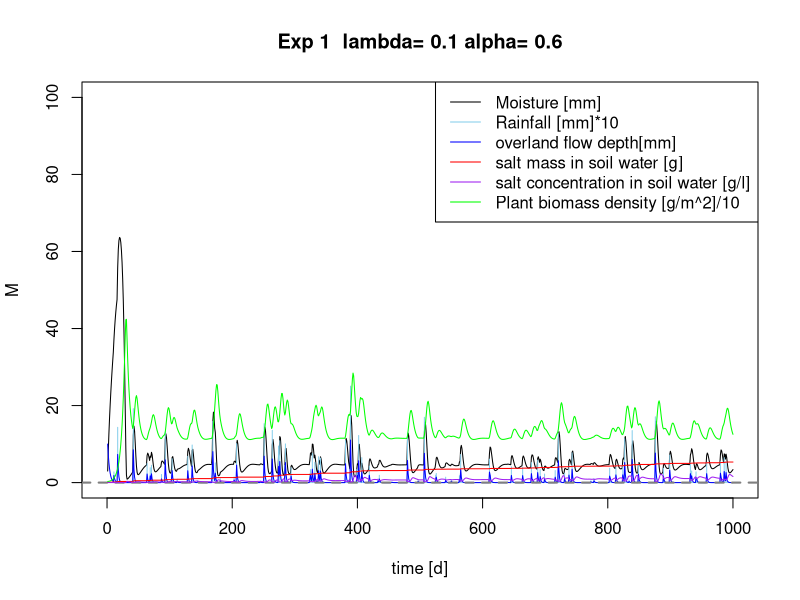
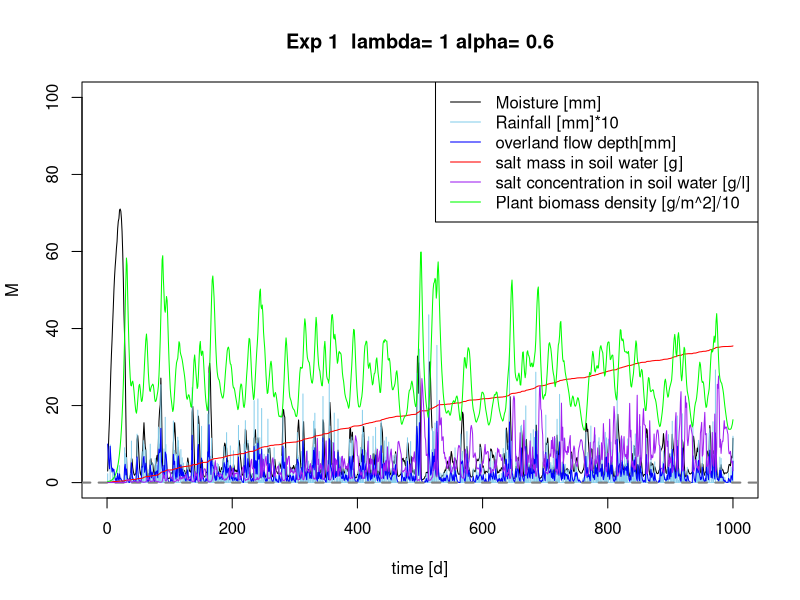
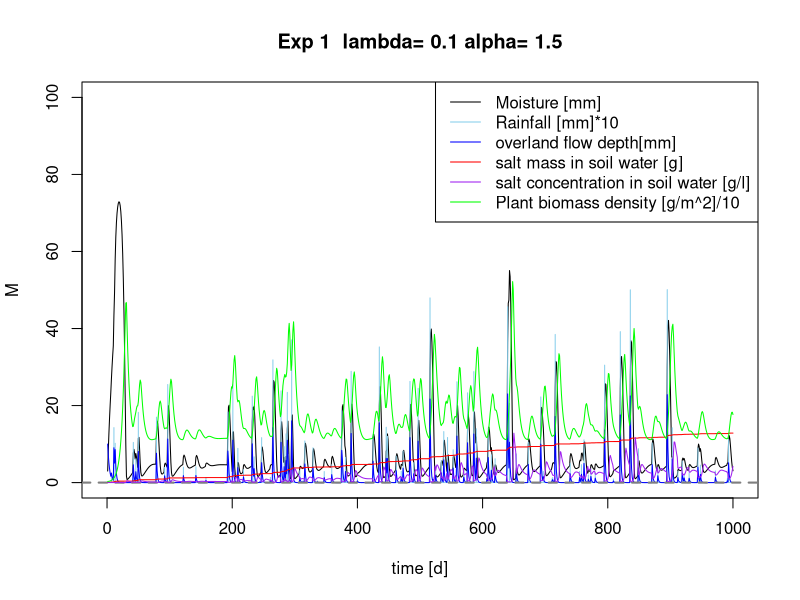
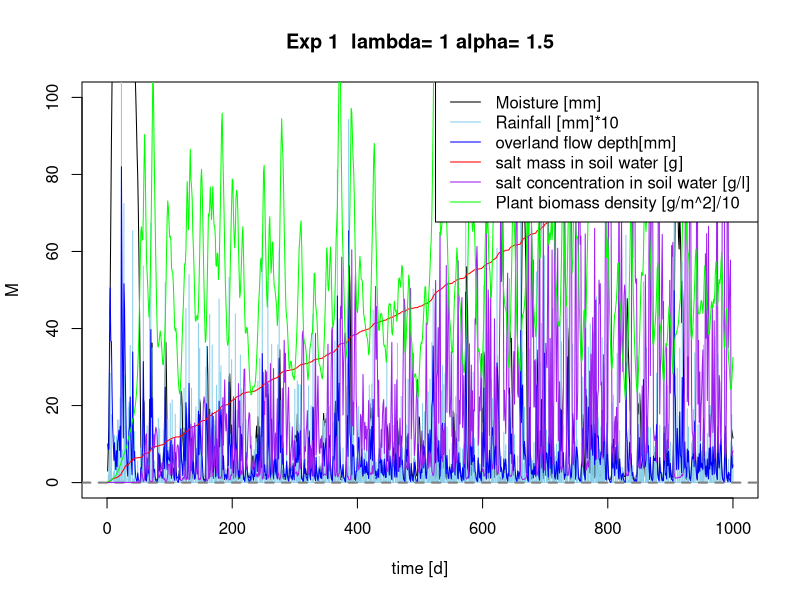
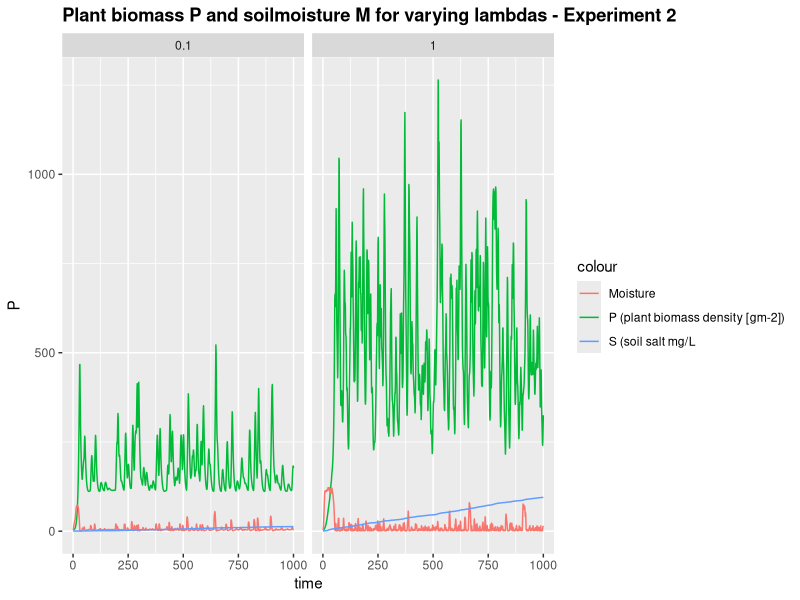
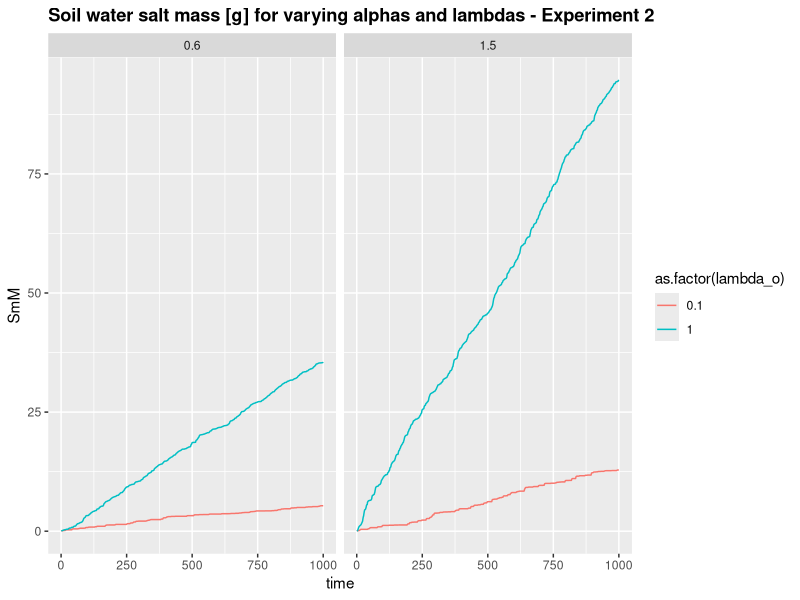
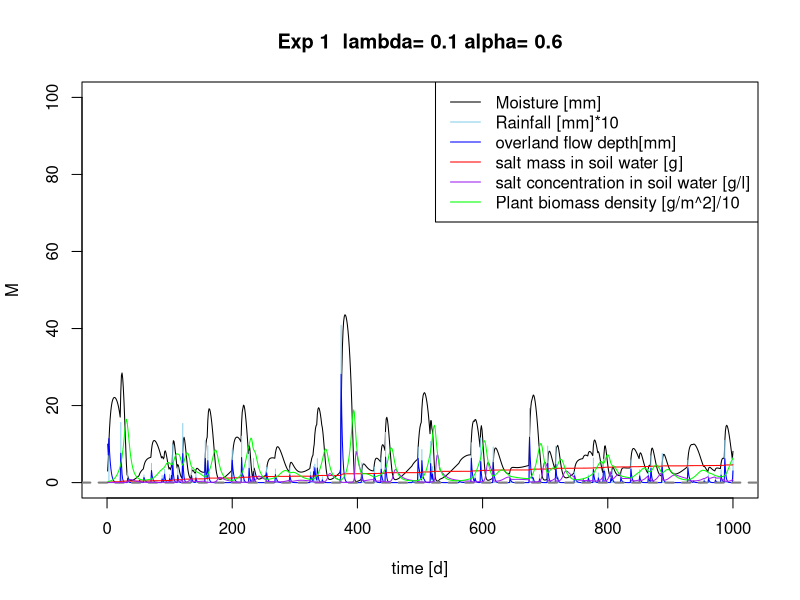
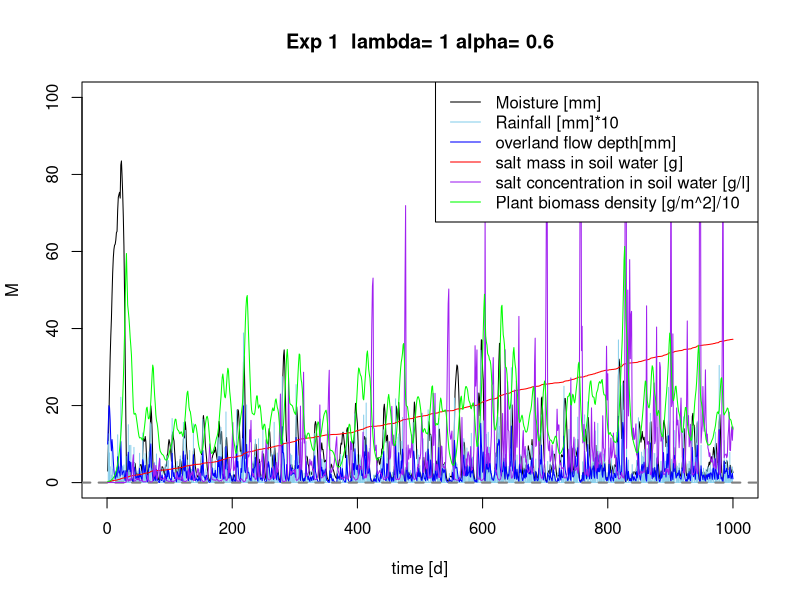

These charts were generated, in order, by the following R code:
## ---- chunk 1

 # Sandy Clay Loam
    n<-0.367 # porosity
    # more soil variables for evaporation & losses
    # Hydraulic conductivity
    K_s<-52.08*10 # mm/day
    # campbell's b
    b<-6.4069 # neurotheta sandy clay loam
    # van Genuchten parameters
#     avg <- 0.0521
#     nvg <- 1.237
    s_fc<-0.2677/n # Field capacity
    # This is the bubbling pressure
    psi_s_bar<--1.2E-3 #
 
   h1bar =  -psi_s_bar 
   hb = psi_s_bar*-10^5
 


  Z =1000 # [cm] actual groundwater depth 

# parameters describing the soil
  soilpar <- list(b = b, n = n, s_fc = s_fc, K_s = K_s, 
                psi_s_bar = psi_s_bar, h1bar = h1bar, hb = hb)
    #................................................
    # Vegetation 1 (Grass)
    # paspalum secateum F-I and R-I, 2004

    Zr = 400 # soil depth (cm)   Also Table 2...Fernandez-Illescas and Rodriguez-Iturbe...2001


 # parameters describing the root zone   
  vegpar <- list(Zr = Zr)


# parameters describing plant dynamics and salt features

  alpha_i=0.5 #maximum infiltration rate per day, http://www.fao.org/docrep/s8684e/s8684e0a.htm
         
  k=12 # Saco et al, 2013
  W0=0.2 # Saco et al, 2013
  gmax=0.05 # Saco et al, 2013
  k1=5 # Saco et al, 2013
  c=10  # Saco et al, 2013
  f= 1  # f is the soil salt leaching efficiency (whether some salt is retained)
  ConcConst = 0.01 # ConcConst is the concentration of the salt in the infiltrating water in g/l
  CM.gw = 0.1 # salt concentration in groundwater
  d=0.24 # fraction of plant mortality
  
  par <- list(alpha_i=alpha_i,k=k, W0=W0, gmax=gmax, k1=k1, c=c, f=f, ConcConst=ConcConst, CM.gw= CM.gw, d=d)
## ---- chunk 2
Infil <- function(h,P, par){
  
  I=par$alpha_i*h*(P+par$k*par$W0)/(P+par$k)
  
  return (I)
}
## ---- chunk 3

WU <- function(M,P,par){ 
# using Svir in here means scaling Svir back to M, easier to do at Svir in balances  
#  WU=par$gmax*((M*(1+Svir))/(((M*(1+Svir))+par$k1)))*P 
  WU=par$gmax*(M/((M+par$k1)))*P 
  
  return(WU)
}
## ---- chunk 4
Precip <- function(time,alpha,lambda,delta) {
  # generate a vector of times between rainfall events > delta
  f_P<-floor(rexp(time,lambda*exp(-delta/alpha))) # vector of times between rainfall occurrences (equation 4 & 8)
  # generate a binary vector from this (impulse function)
  binary.vec <- unlist(lapply(1:time,function(i) c(rep(0,f_P[i]),1)))
  R <- rexp(length(binary.vec),1/alpha)*binary.vec 
  return(R[1:time])
}
## ---- chunk 5
#******************************************
# based on Salvucci, 1993
L_n <- function(M,Z,soilpar,vegpar) {
   Zr <- vegpar$Zr
   hb <- - soilpar$psi_s_bar*10^5 # (mm?)
#    soilpar$s_fc <- (Z/hb)^(-1/soilpar$b)
   
   s=M/(soilpar$n*vegpar$Zr)
  
   psi = hb*s^-soilpar$b
 

   m=2 + 3/soilpar$b

q <-((Z/hb)^(-m)-(psi/hb)^(-m))/(1+(psi/hb)^(-m)+(m-1)*(Z/hb)^(-m))#/(soilpar$n*Zr) # 

# Mass flux

flux <- soilpar$K_s*q


return(flux)
}



## ---- chunk 6

Gr <- function(M,P,par) { 
  
  Gr = par$c*WU(M,P,par)
  
  return(Gr)
}
## ---- chunk 7
Mo <- function(P,M,Svir,par) {
  # needs to be M/Svir because both are "large" numbers
  # you want a number ~1 for multiplication, or <0.1 for addition
  Mo = P*(par$d*(M/Svir))
  
  return(Mo)

}
## ---- chunk 8
balances <- function(Rain, par, plotit=T,
                      soilpar,
                      vegpar){
   

  
# Storage vectors for the daily steps are initialized.

   M <- rep(0,length(Rain)) # soil moisture [mm]
   h <- rep(0,length(Rain)) # infiltration depth [mm]
   P <- rep(0,length(Rain)) #biomass density []
   CM<- rep(0,length(Rain)) # Salt concentration in soil water in g/L or g/mm
   SmI<- rep(0,length(Rain)) # Salt mass in infiltrating water [g]
   SmM <- rep(0,length(Rain)) # Salt mass in soil water [g]
   In <- rep(0,length(Rain)) # infiltration [mm]

   Svir <- rep(0,length(Rain)) # virtual saturation
   flux<- rep(0,length(Rain)) # drainage and capillary rise flux, according to sign



# Initial values to start the simulation.

   
   M[1] <- 3
   h[1] <- 10 
   P[1] <- 3
   CM[1]<- 0
   Svir[1] <- M[1]



# We decided to split the numerical calculations for the daily into 12 substeps.

   deltat <- 12 # split in 12 increments

  
# Storage vectors for the substeps are initialized.

   M_sub <- rep(0,deltat)
   h_sub <- rep(0,deltat)
   I_sub <- rep(0,deltat)
   #Q_sub <- rep(0,deltat)
   WU_sub <-rep(0,deltat) # Water uptake in mm
   P_sub <- rep(0,deltat) 
   Gr_sub <- rep(0,deltat) # Growth of biomass
   Mo_sub<- rep(0,deltat) # Mortality of biomass
   SmI_sub <- rep(0,deltat) 
   SmM_sub<- rep(0,deltat) 
   CM_sub<- rep(0,deltat) 
  Svir_sub <- rep(0,deltat) # virtual saturation

   flux_sub<-rep(0,deltat) # calculates leakage loss without evaporation loss

   U_salt <-rep(0,deltat)
   L_salt <-rep(0,deltat)


  
   timeincr= 1/deltat
   
  for (t in 2:length(Rain)){
    
    for (tt in 1:(deltat-1)) {
      
      h.old <- ifelse(tt==1,h[t-1],h_sub[tt])
      P.old <- ifelse(tt==1,P[t-1],P_sub[tt])
      M.old <- ifelse(tt==1,M[t-1],M_sub[tt])
      SmI.old <-ifelse(tt==1,SmI[t-1],SmI_sub[tt])
      CM.old <-ifelse(tt==1,CM[t-1],CM_sub[tt])
      Svir.old <-ifelse(tt==1,Svir[t-1],Svir_sub[tt])


# Balance for water depth on soil
  h_sub[tt+1] <- h.old + ifelse(tt==1,(10*Rain[t]),0) 
      #- Infil(h.old, P.old,par)*timeincr

  # Infiltration
  par$alpha_i <- ifelse(h_sub[tt+1]<soilpar$K_s*timeincr, 1,
                      (1-(h_sub[tt+1]-soilpar$K_s*timeincr)/h_sub[tt+1]))
  # Calculate infiltration and recalculate h_sub   
  I_sub[tt] <- Infil(h.old, P.old,par)*timeincr
  h_sub[tt+1] <- h_sub[tt+1] - I_sub[tt] 
    
      
# Now do all plant uptake and growth
# water uptake by plants: include infiltration in available water

      WU_sub[tt] <- WU(M=Svir.old,P.old,par)*timeincr 
      
      # growth rate
      Gr_sub[tt] <- Gr(M=Svir.old, P.old,par)*timeincr 
      # Mortality
      Mo_sub[tt]<- Mo(P.old,M=M.old, Svir=Svir.old, par)*timeincr
      # calculate plant biomass balance
      P_sub[tt + 1] <- P.old + Gr_sub[tt]- Mo_sub[tt] 
      
      
# re-calculate water balance
# 2. before leaching
      M_sub[tt + 1] <- M.old + I_sub[tt] - WU_sub[tt] #- L_sub[tt] 

# Calculate salt concentration in the soil

 # 3. calculate leaching and capillary rise amount
  flux_sub[tt+1]<-do.call(L_n,list(M=M_sub[tt+1],Z=Z,soilpar=soilpar,vegpar=vegpar))

# 4. final adjust soil moisture for leaching or capillary rise
 
   M_sub[tt + 1] <-  M_sub[tt + 1] + flux_sub[tt+1]*timeincr


# calculate saltbalance

# Salt leaching
    L_salt[tt+1] <- ifelse(flux_sub[tt+1]<0, par$f*CM_sub[tt+1]*flux_sub[tt+1]*timeincr,0) # leaching of salt

# salt uplfow
    U_salt[tt+1] <- ifelse(flux_sub[tt+1]>0, par$CM.gw*flux_sub[tt+1]*timeincr,0) # rise of salt

# salt mass coming in with infiltration
      SmI_sub[tt+1]<- SmI.old + I_sub[tt]*par$ConcConst 

#salt mass in soil
      SmM_sub[tt+1] <- SmI_sub[tt+1] + U_salt[tt+1] - L_salt[tt+1]

# salt concentration in soil
   CM_sub[tt+1]<- SmM_sub[tt+1]/M_sub[tt+1]
    
# Virtual saturation (Shah et al., 2012), here in [mm] to be in the same unit as M
    Svir_sub[tt + 1]<-soilpar$n*vegpar$Zr*((soilpar$h1bar)^(1/soilpar$b))*
                     ((soilpar$h1bar)*(M_sub[tt + 1]/
                       (soilpar$n*vegpar$Zr))^(-soilpar$b)
                       +(3.6*CM_sub[tt + 1]))^(-1/soilpar$b)

    } 
  
# Aggregating the substep results to daily values.

    P[t] = P_sub[deltat]
    M[t] = M_sub[deltat]
    h[t] = h_sub[deltat]
    CM[t] = CM_sub[deltat]
    SmM[t] = SmM_sub[deltat] 
    SmI[t]=SmI_sub[deltat]
    In[t]= sum(I_sub)
    flux[t] = sum(flux_sub)
    Svir[t] = Svir_sub[deltat]

}


# Plotting
 
if (plotit==T) {  
  plot(M, type="l",ylim=c(0,100),xlim=c(0,time),xlab=("time [d]"), main=paste("Exp 1  lambda=", lambda[j],"alpha=", alpha[i]))
  points(Rain*10, type="h", col="skyblue")
   
    lines(h,type="l", col="blue")
    abline(h=0, col="Gray50",lwd=2,lty=2)

    lines(SmM,type="l", col="red")
    lines(CM,type="l", col="purple")
    lines(P/10,type="l", col="green")

  legend("topright",cex=1, pt.cex=0.4, c("Moisture [mm]","Rainfall [mm]*10","overland flow depth[mm] ","salt mass in soil water [g]", "salt concentration in soil water [g/l]", "Plant biomass density [g/m^2]/10"),
          col=c("black","skyblue","blue","red","purple","green"),lty=1)
 

}

Out <- data.frame(P=P,M=M,h=h, CM=CM, SmM=SmM, In=In, flux=flux, Svir=Svir)
return(Out)
}
## ---- chunk 9
alpha <- c(0.6,1.5) 
lambda <- c(0.1,1)

Store <- list()
sub_store <- list()
time <- 1000
delta <- 0
set.seed(1000)
## ---- chunk 10
#source("Rainfall.R")


for (i in 1:length(alpha)) {
  
for (j in 1:length(lambda)) {
    # generate the rainfall
    Rain <- Precip(time,alpha[i],lambda[j],delta)
    Rainlist <- data.frame(Precip(time,alpha[i],lambda[j],delta)) 
    
    sub_store[[j]] <-data.frame(alpha_o=rep(alpha[i],time),
                                lambda_o=rep(lambda[j],time),
                                balances(Rain,plotit=T, par=par,
                                soilpar, vegpar))
  }
  Store[[i]] <- sub_store
}
## ---- chunk 11
require(ggplot2)
lambda_sum <- do.call(rbind,Store[][[2]])
lambda_sum$time <- rep(1:time,length(lambda))

pl <- ggplot(lambda_sum,aes(x=time,y=P, colour="P (plant biomass density [gm-2])")) + geom_line()
pl  <- pl + geom_line(aes(x=time,y=M, colour="Moisture"))  
pl <- pl +  facet_wrap(~lambda_o)   #, colour=lambda_o (put this in aes-brackets) 
pl  + ggtitle("Plant biomass P and soilmoisture M for varying lambdas - Experiment 2") +  geom_line(aes(x=time, y=SmM, colour= "S (soil salt mg/L")) + theme(plot.title = element_text(lineheight=.8, face="bold"))
## ---- chunk 12
lambda_sum_all <- do.call(rbind,do.call(rbind,Store))
lambda_sum_all$time <- rep(rep(1:time,length(lambda)),length(alpha))


pa <- ggplot(lambda_sum_all,aes(x=time,y=SmM,col=as.factor(lambda_o))) + geom_line(linetype=1) 
# pa <- pa + + scale_color_gradient(low="blue", high="red")
pa <- pa  + facet_wrap(~alpha_o) + ggtitle("Soil water salt mass [g] for varying alphas and lambdas - Experiment 2") + theme(plot.title = element_text(lineheight=.8, face="bold"))
pa  
## ---- chunk 13

Z1P<- lambda_sum$P
Z1M <-lambda_sum$M
Z1SmM<-lambda_sum$SmM
Z1CM<-lambda_sum$CM

## ---- chunk 14
#source("Rainfall.R")

Z = 2500

for (i in 1:length(alpha)) {
  
for (j in 1:length(lambda)) {
    # generate the rainfall
    Rain <- Precip(time,alpha[i],lambda[j],delta)
    Rainlist <- data.frame(Precip(time,alpha[i],lambda[j],delta)) 
    
    sub_store[[j]] <-data.frame(alpha_o=rep(alpha[i],time),
                                lambda_o=rep(lambda[j],time),
                                balances(Rain,plotit=T, par=par,
                                soilpar, vegpar))
  }
  Store[[i]] <- sub_store
}
## ---- chunk 15
require(ggplot2)
lambda_sum <- do.call(rbind,Store[][[2]])
lambda_sum$time <- rep(1:time,length(lambda))

pl <- ggplot(lambda_sum,aes(x=time,y=P, colour="P (plant biomass density [gm-2])")) + geom_line()
pl  <- pl + geom_line(aes(x=time,y=M, colour="Moisture"))  
pl <- pl +  facet_wrap(~lambda_o)   #, colour=lambda_o (put this in aes-brackets) 
pl  + ggtitle("Plant biomass P and soilmoisture M for varying lambdas - Experiment 2") +  geom_line(aes(x=time, y=SmM, colour= "S (soil salt mg/L")) + theme(plot.title = element_text(lineheight=.8, face="bold"))
## ---- chunk 16
lambda_sum_all <- do.call(rbind,do.call(rbind,Store))
lambda_sum_all$time <- rep(rep(1:time,length(lambda)),length(alpha))


pa <- ggplot(lambda_sum_all,aes(x=time,y=SmM,col=as.factor(lambda_o))) + geom_line(linetype=1) 
# pa <- pa + + scale_color_gradient(low="blue", high="red")
pa <- pa  + facet_wrap(~alpha_o) + ggtitle("Soil water salt mass [g] for varying alphas and lambdas - Experiment 2") + theme(plot.title = element_text(lineheight=.8, face="bold"))
pa  
## ---- chunk 17

Z2P<- lambda_sum$P
Z2M <-lambda_sum$M
Z2SmM<-lambda_sum$SmM
Z2CM<-lambda_sum$CM

## ---- chunk 18
#source("Rainfall.R")
Z = 5000

for (i in 1:length(alpha)) {
  
for (j in 1:length(lambda)) {
    # generate the rainfall
    Rain <- Precip(time,alpha[i],lambda[j],delta)
    Rainlist <- data.frame(Precip(time,alpha[i],lambda[j],delta)) 
    
    sub_store[[j]] <-data.frame(alpha_o=rep(alpha[i],time),
                                lambda_o=rep(lambda[j],time),
                                balances(Rain,plotit=T, par=par,
                                soilpar, vegpar))
  }
  Store[[i]] <- sub_store
}
## ---- chunk 19
require(ggplot2)
lambda_sum <- do.call(rbind,Store[][[2]])
lambda_sum$time <- rep(1:time,length(lambda))

pl <- ggplot(lambda_sum,aes(x=time,y=P, colour="P (plant biomass density [gm-2])")) + geom_line()
pl  <- pl + geom_line(aes(x=time,y=M, colour="Moisture"))  
pl <- pl +  facet_wrap(~lambda_o)   #, colour=lambda_o (put this in aes-brackets) 
pl  + ggtitle("Plant biomass P and soilmoisture M for varying lambdas - Experiment 2") +  geom_line(aes(x=time, y=SmM, colour= "S (soil salt mg/L")) + theme(plot.title = element_text(lineheight=.8, face="bold"))
## ---- chunk 20
lambda_sum_all <- do.call(rbind,do.call(rbind,Store))
lambda_sum_all$time <- rep(rep(1:time,length(lambda)),length(alpha))


pa <- ggplot(lambda_sum_all,aes(x=time,y=SmM,col=as.factor(lambda_o))) + geom_line(linetype=1) 
# pa <- pa + + scale_color_gradient(low="blue", high="red")
pa <- pa  + facet_wrap(~alpha_o) + ggtitle("Soil water salt mass [g] for varying alphas and lambdas - Experiment 2") + theme(plot.title = element_text(lineheight=.8, face="bold"))
pa  
## ---- chunk 21

Z3P<- lambda_sum$P
Z3M <-lambda_sum$M
Z3SmM<-lambda_sum$SmM
Z3CM<-lambda_sum$CM

## ---- chunk 22
par(mfrow = c(1,3))
summary(Z1P) # Plant biomass Z=100
summary(Z2P) # Plant biomass Z=250
summary(Z3P) # Plant biomass Z=500

summary(Z1M) # soil moisture Z=100
summary(Z2M) # soil moisture Z=250
summary(Z3M) # soil moisture Z=500

summary(Z1SmM) # soil salt mass Z=100
summary(Z2SmM) # soil salt mass Z=250
summary(Z3SmM) # soil salt mass Z=500

summary(Z1CM) # soil salt concentration Z=100
summary(Z2CM) # soil salt concentration Z=250
summary(Z3CM) # soil salt concentration Z=500
## ---- chunk 23

par(mfrow = c(1,3))
hist(Z1P, breaks=10, main = 'Plant biomass Z=100')
hist(Z2P, breaks=10, main = 'Plant biomass Z=250')
hist(Z3P, breaks=10, main = 'Plant biomass Z=500')

hist(Z1M, breaks=10,main="Soil moisture Z=100")
hist(Z2M, breaks=10,main="Soil moisture Z=250")
hist(Z3M, breaks=10,main="Soil moisture Z=500")

hist(Z1SmM, breaks=10,main="soil salt mass Z=100")
hist(Z2SmM, breaks=10,main="soil salt mass Z=250")
hist(Z3SmM, breaks=10,main="soil salt mass Z=500")


hist(Z1CM, breaks=10, main="Salt concentration in soil Z=100")
hist(Z2CM, breaks=10, main="Salt concentration in soil Z=250")
hist(Z3CM, breaks=10, main="Salt concentration in soil Z=500")

## ---- chunk 24
wilcox.test(Z1M,Z2M) # soil moisture
wilcox.test(Z2M,Z3M) # soil moisture
wilcox.test(Z1M,Z3M) # soil moisture

wilcox.test(Z1P,Z2P) # Plant biomass
wilcox.test(Z2P,Z3P) # Plant biomass
wilcox.test(Z1P,Z3P) # Plant biomass

wilcox.test(Z1SmM,Z2SmM) # soil salt mass
wilcox.test(Z2SmM,Z3SmM) # soil salt mass
wilcox.test(Z1SmM,Z3SmM) # soil salt mass

wilcox.test(Z1CM,Z2CM) # salt conc
wilcox.test(Z2CM,Z3CM) # salt conc
wilcox.test(Z1CM,Z3CM) # salt conc

